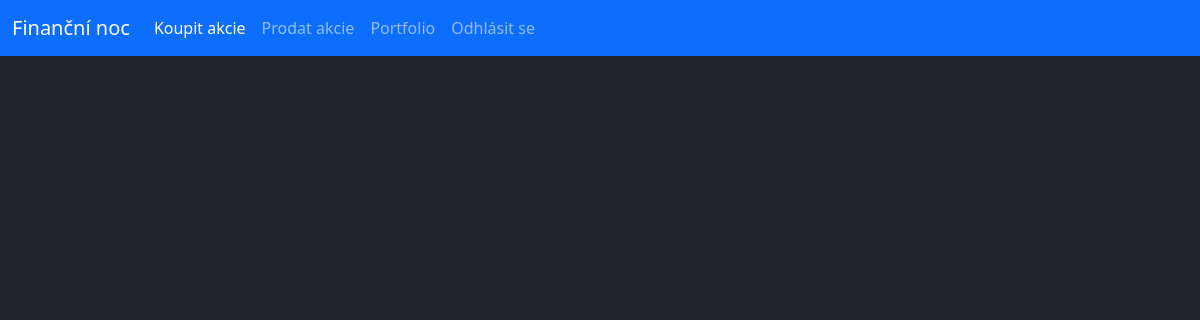
The page /buy (signed in) on the database as committed earlier.
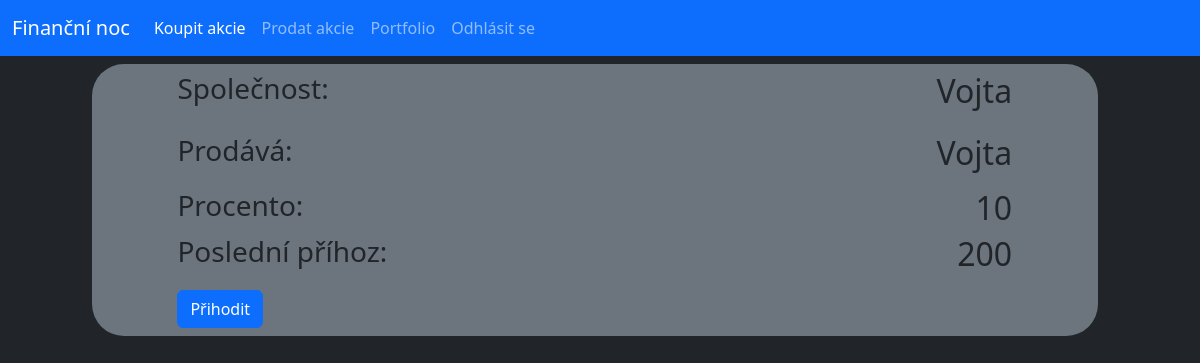
The same page on the database as committed later.
### database.py (models this page shows, shortened)
class Stock(db.Model):
    _id = db.Column("id", db.Integer, primary_key=True)
    owner = db.Column(db.String(40))
    name = db.Column(db.String(40))
    percentage = db.Column(db.Integer)
    isSelling = db.Column(db.Boolean)

class StockSell(db.Model):
    _id = db.Column("id", db.Integer, primary_key=True)
    old_owner = db.Column(db.String(40))
    new_owner = db.Column(db.String(40))
    cost = db.Column(db.Integer)
    stockID = db.Column(db.Integer)
    sell_end = db.Column(db.DateTime)

### router.py (the view)
@app.route("/buy")
def buy():
    stockSells = StockSell.query.all()
    stock_sells = []
    for s in stockSells:
        stock = Stock.query.filter_by(_id=s.stockID).first()
        stock_sells.append((stock.name, s.old_owner, stock.percentage, s.cost, s._id))
    if "user" in session:
        return render_template("buy.html", stock_sells=stock_sells, logged=True)
    else:
        return redirect(url_for("login"))

### templates/buy.html
{% extends "main.html" %}
{% block content%}
    {% for stock_sell in stock_sells%}
        <div class="row py-2">
            <div class="col-offset-1 col-11">
                <div class="conteiner offset-1 bg-secondary rounded-5">
                    <div class="row py-2">
                        <div class="col-4 offset-1"><h3>Společnost:</h3></div>
                        <div class="col-6"><h2 class="text-end">{{stock_sell[0]}}</h2></div>
                    </div>
                    <div class="row py-2">
                        <div class="col-4 offset-1"><h3>Prodává:</h3></div>
                        <div class="col-6"><h2 class="text-end">{{stock_sell[1]}}</h2></div>
                    </div>
                    <div class="row">
                        <div class="col-4 offset-1"><h3>Procento:</h3></div>
                        <div class="col-6"><h2 class="text-end">{{stock_sell[2]}}</h2></div>
                    </div>
                    <div class="row">
                        <div class="col-4 offset-1"><h3>Poslední příhoz:</h3></div>
                        <div class="col-6"><h2 class="text-end">{{stock_sell[3]}}</h2></div>
                    </div>
                    <div class="row py-2">
                        <div class="col-4 offset-1">
                            <button type="submit" class="btn btn-primary" onclick="location.href = '/buy/{{stock_sell[4]}}';">Přihodit</button>
                        </div>
                    </div>
                </div>
            </div>
        </div>
        {% endfor %}
{% endblock %}

Rows that differ between the two databases and show on the page:
added Stock: name "Vojta"
added StockSell: old_owner "Vojta"
Other text that changed with them:
new list line: "Společnost: Prodává: Procento: 10 Poslední příhoz: 200 Přihodit"
